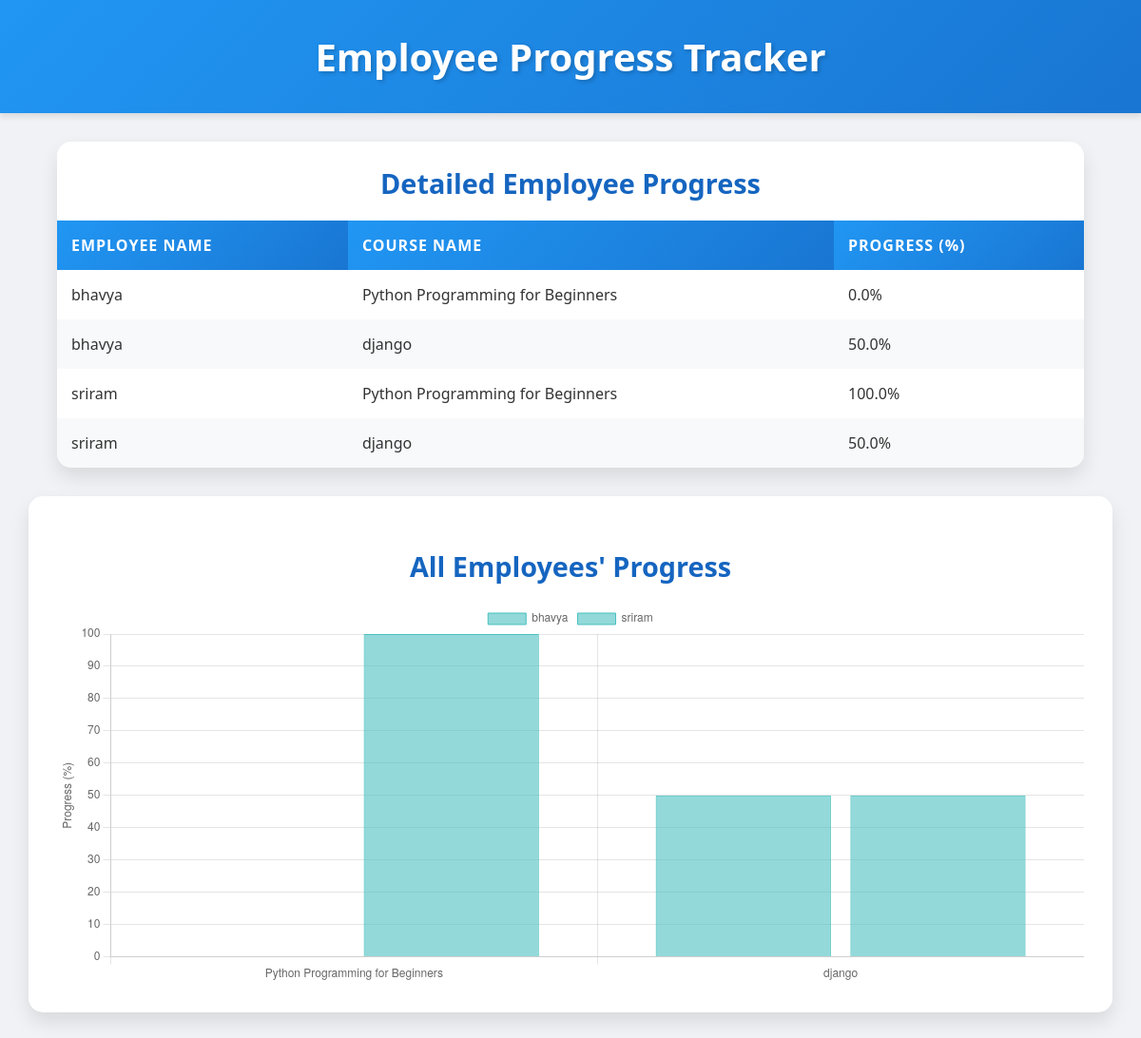
The app's page /dashboard/progress/, older data.
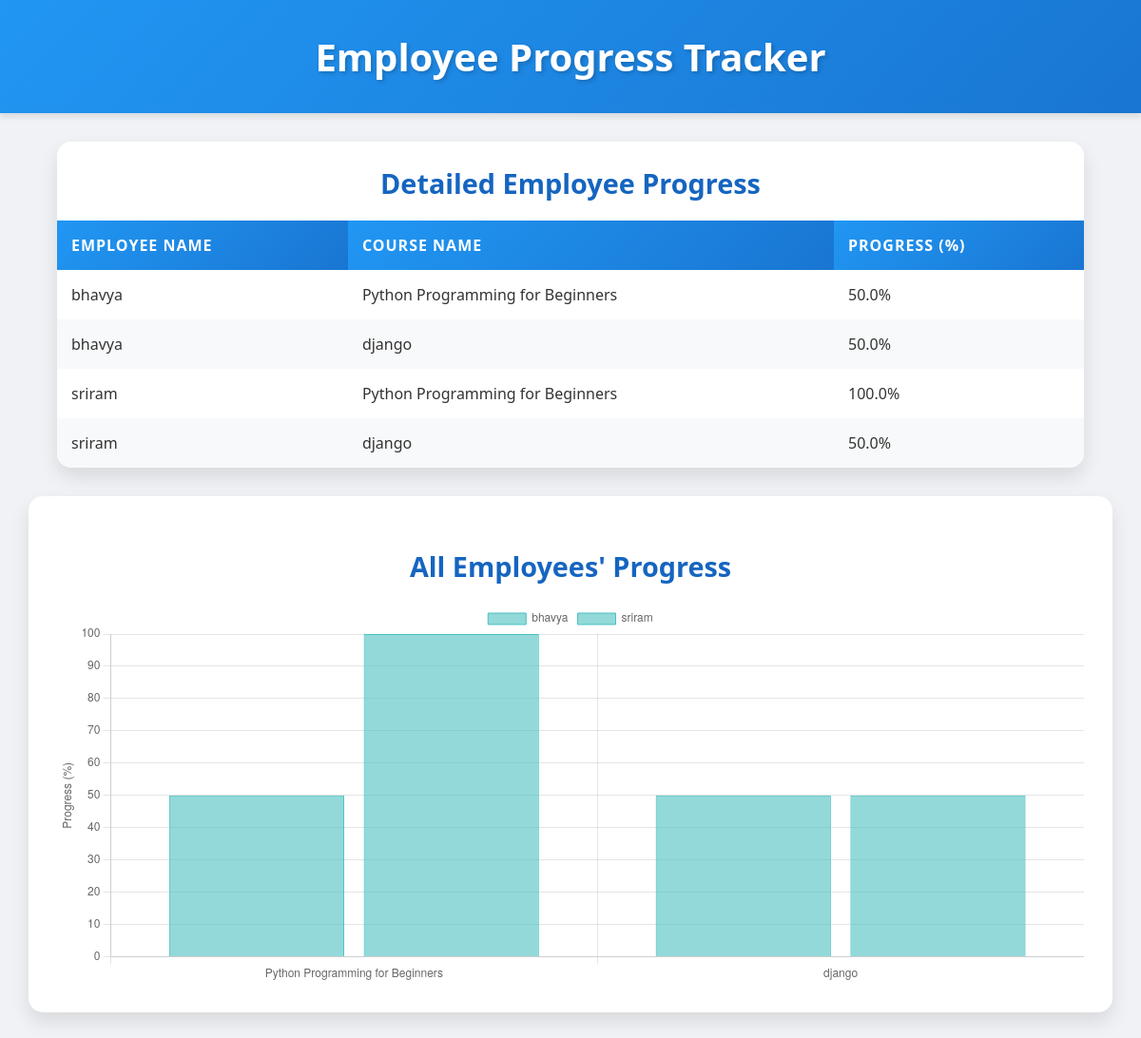
The same page, newer data.
### dashboards/models.py (models this page shows, shortened)
class EmployeeCourseProgress(models.Model):
    employee = models.ForeignKey(
        'authentication.User',
        on_delete=models.CASCADE,
        related_name='course_progress'
    )
    course = models.ForeignKey(
        Course,
        on_delete=models.CASCADE,
        related_name='progress'
    )
    progress_percentage = models.FloatField(default=0.0)  # Track course progress
    completed_on = models.DateTimeField(null=True, blank=True)
    class Meta:
        unique_together = ('employee', 'course')

class Course(models.Model):
    course_id = models.AutoField(primary_key=True)
    title = models.CharField(max_length=255, unique=True)
    description = models.TextField(null=True, blank=True)
    created_by = models.ForeignKey(
        'authentication.User',
        on_delete=models.CASCADE,
        limit_choices_to={'role__role_name': 'Admin'},
        related_name='created_courses'
    )
    created_at = models.DateTimeField(auto_now_add=True)
    employees = models.ManyToManyField(
        'authentication.User',
        related_name='enrolled_courses',
        limit_choices_to={'role__role_name': 'Employee'},
        blank=True
    )

### authentication/models.py (models this page shows, shortened)
class User(models.Model):
    name = models.CharField(max_length=100)
    email = models.EmailField(unique=True)
    password = models.CharField(max_length=255)
    role = models.ForeignKey(Role, on_delete=models.CASCADE)

### dashboards/views.py (the view)
# urls.py: path('progress/', views.progress_view, name='employee_progress'),
def progress_view(request):
    progress_data = EmployeeCourseProgress.objects.select_related('employee', 'course').all()
    courses = list(progress_data.values_list('course__title', flat=True).distinct())
    chart_data = {}
    for progress in progress_data:
        username = progress.employee.name
        if username not in chart_data:
            chart_data[username] = []
        chart_data[username].append(progress.progress_percentage)
    return render(request, 'dashboards/progress_tracker.html', {
        'progress_data': progress_data,
        'courses': courses,
        'chart_data': chart_data
    })

### dashboards/templates/dashboards/progress_tracker.html (shortened to what this page needs)
<!DOCTYPE html>
<html lang="en">
<head>
</head>
<body>
    <header>
        <h1>Employee Progress Tracker</h1>
    </header>
    <div class="table-container">
        <h2 style="text-align:center;">Detailed Employee Progress</h2>
        <table>
            <thead>
                <tr>
                    <th>Employee Name</th>
                    <th>Course Name</th>
                    <th>Progress (%)</th>
                </tr>
            </thead>
            <tbody>
                {% for progress in progress_data %}
                <tr>
                    <td>{{ progress.employee.name }}</td>
                    <td>{{ progress.course.title }}</td>
                    <td>{{ progress.progress_percentage }}%</td>
                </tr>
                {% endfor %}
            </tbody>
        </table>
    </div>
    <div class="chart-container">
        <h2>All Employees' Progress</h2>
        <canvas id="progressChart"></canvas>
    </div>
    <script>
        const ctx = document.getElementById('progressChart').getContext('2d');
        const data = {
            labels: {{ courses|safe }},
            datasets: [
                {% for employee, dataset in chart_data.items %}
                {
                    label: "{{ employee }}",
                    data: {{ dataset|safe }},
                    backgroundColor: "rgba(75, 192, 192, 0.6)",
                    borderColor: "rgba(75, 192, 192, 1)",
                    borderWidth: 1
                },
                {% endfor %}
            ]
        };
        const config = {
            type: 'bar',
            data: data,
            options: {
                responsive: true,
                scales: {
                    y: {
                        beginAtZero: true,
                        title: {
                            display: true,
                            text: 'Progress (%)'
                        }
                    }
                }
            }
        };
        new Chart(ctx, config);
    </script>
</body>
</html>

Row changes from the older to the newer data that the page shows:
changed EmployeeCourseProgress (number 1 of 4 on the later page): progress_percentage "0.0" → "50.0"
Text that changed along with them:
chart data {{ dataset|safe }}: [0.0, 50.0], [100.0, 50.0] → [50.0, 50.0], [100.0, 50.0]
